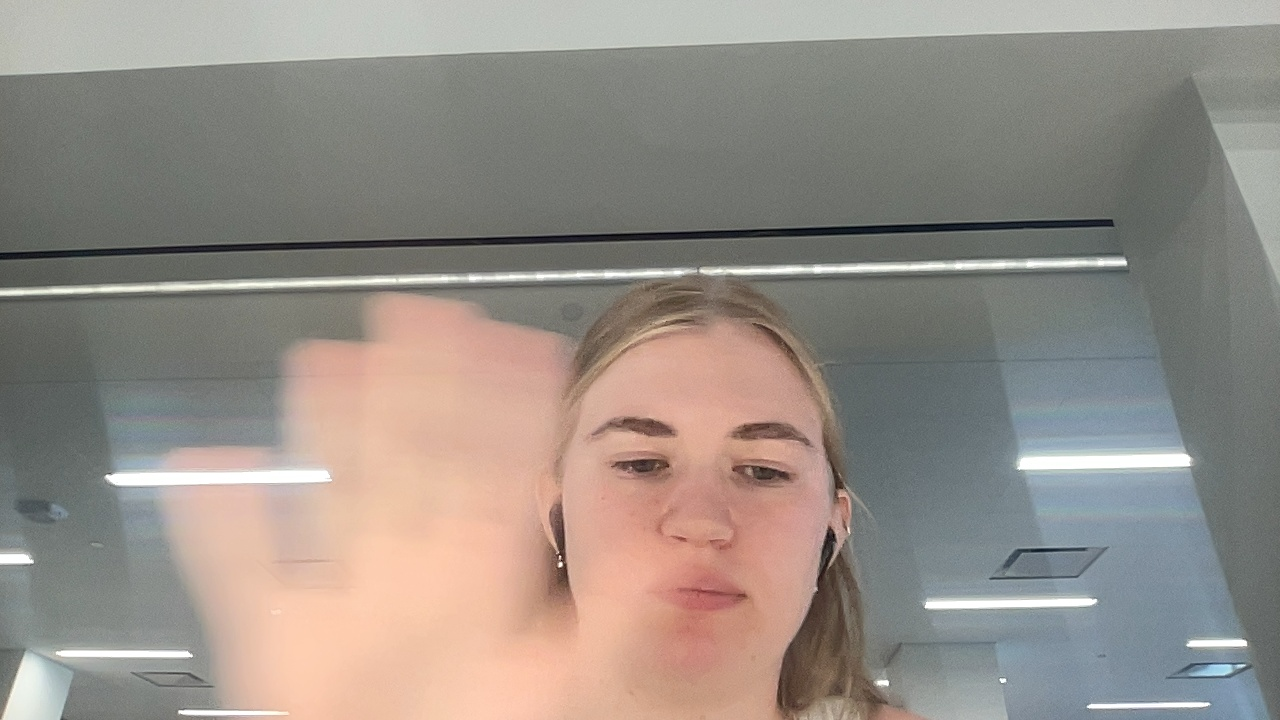
#> input picture chap_2/photos/time_lapse/image-1.jpg, 1280 x 720 px, given in place of the camera
$ python stop_go.py
#> lines starting #> are read from the running program, lines starting #| are printed output that depends on the picture; after the words box and inside, x2 and y2 are one past the last pixel; in counts of white or black regions, pixels touching at a corner belong together
import cv2
import logging
import sys
import numpy as np

trans = 0.4

# create go and stop layers
# [21 lines left out: functions stoplayer, golayer, not called in this run]

cam = cam = cv2.VideoCapture(0, cv2.CAP_AVFOUNDATION)
ret, frame = cam.read()
#> frame is the input picture: shape (720, 1280, 3); mean B, G, R 135, 142.1, 150.2
if not ret:
    logging.error(" Issue with camera")
    sys.exit()

h, w = frame.shape[:2]
screensize = h * w
divsor = 5
threshold = 230
min_blob = .007 * screensize
max_blob = .10 * screensize

while True:
    ret, frame = cam.read()
    if not ret:
        logging.error(" Issue with camera")
        break
    frame = cv2.flip(frame, 1)
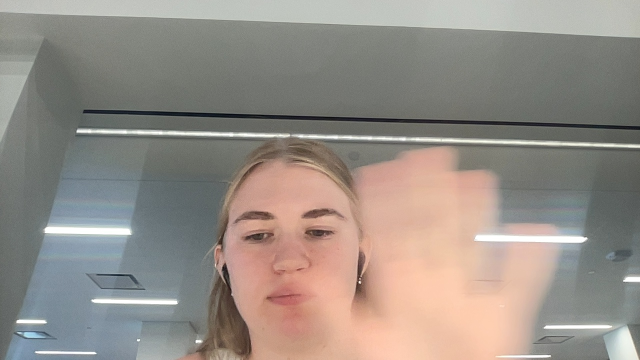
#> frame: shape (720, 1280, 3) (shown at 1/2 size); mean B, G, R 135, 142.1, 150.2

    # convert to binary
    gray_frame = cv2.cvtColor(frame, cv2.COLOR_BGR2GRAY)
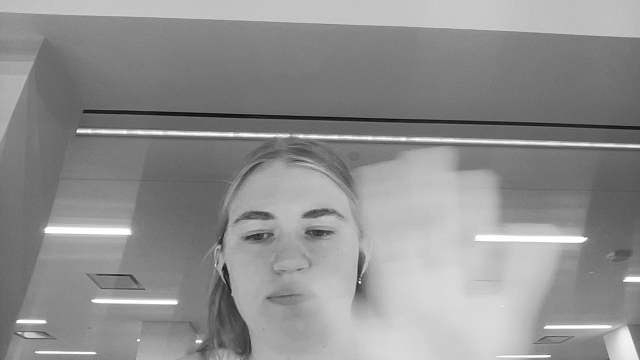
#> gray_frame: shape (720, 1280) (shown at 1/2 size); min 0, max 255, mean 143.7
    _, binary_frame = cv2.threshold(gray_frame, 220, 255, cv2.THRESH_BINARY)
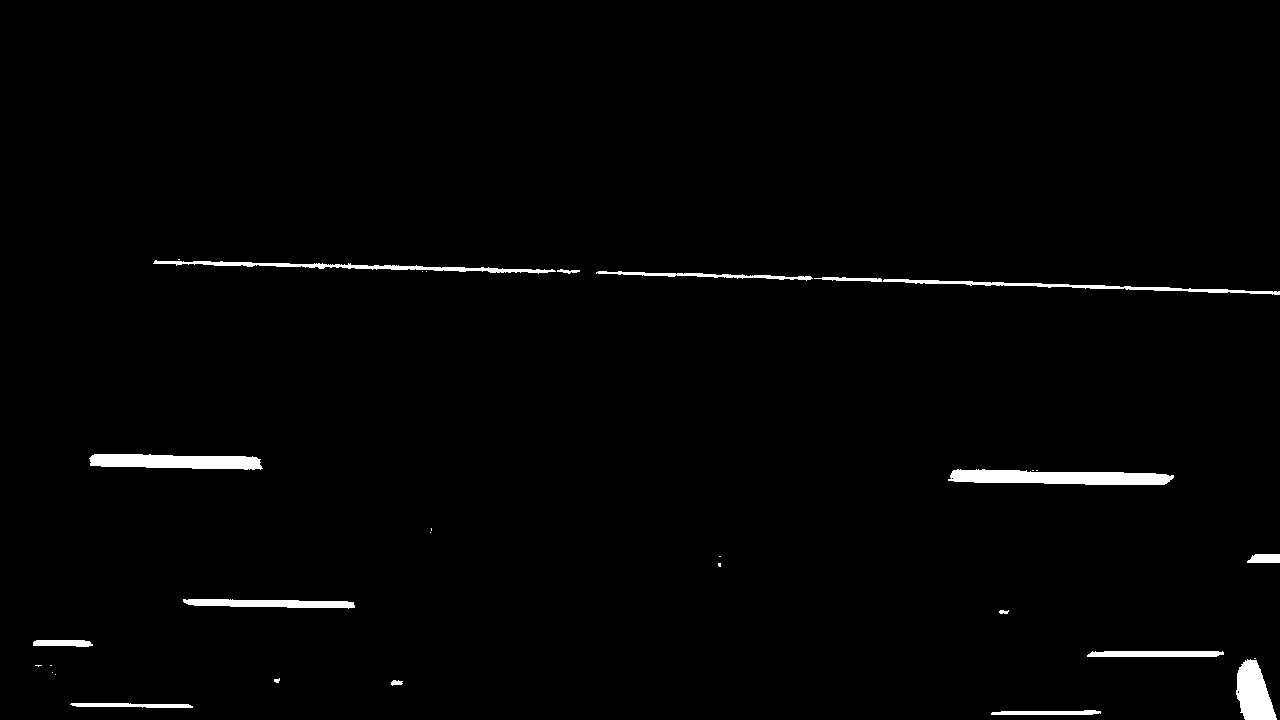
#> binary_frame: shape (720, 1280); 1.5% white; 31 white regions (14 under 20 px)

    # find blobs
    contours, _ = cv2.findContours(binary_frame, cv2.RETR_EXTERNAL, cv2.CHAIN_APPROX_SIMPLE)
#> contours = 31 contours, 16 with area under 20; largest, box (x1, y1, x2, y2) and area: (948, 469, 1174, 485) 2464, (89, 454, 263, 470) 1992, (1236, 659, 1277, 720) 1596, (153, 260, 556, 274) 1034, (183, 599, 355, 609) 1011

    blobs = [
        c for c in contours
        if min_blob <= cv2.contourArea(c) <= max_blob
    ]
#> blobs = []

    for b in blobs:
        mask = np.zeros(frame.shape[:2], dtype=np.uint8)
        cv2.fillPoly(mask, [b], 255)

        mean_bgr = cv2.mean(frame, mask=mask)[:3]
        avg_color = sum(mean_bgr)/3

        if avg_color >= threshold:
            draw_frame = stoplayer(frame, h, w)
        else:
            draw_frame = golayer(frame, h, w)
#> this loop made 0 passes
            #draw_frame = cv2.drawContours(draw_frame, blobs, -1, (0, 255, 0), 2)

#> (the run stopped early here; a loop or call above may not have finished)

$ run again, on chap_2/photos/time_lapse/image-10.jpg
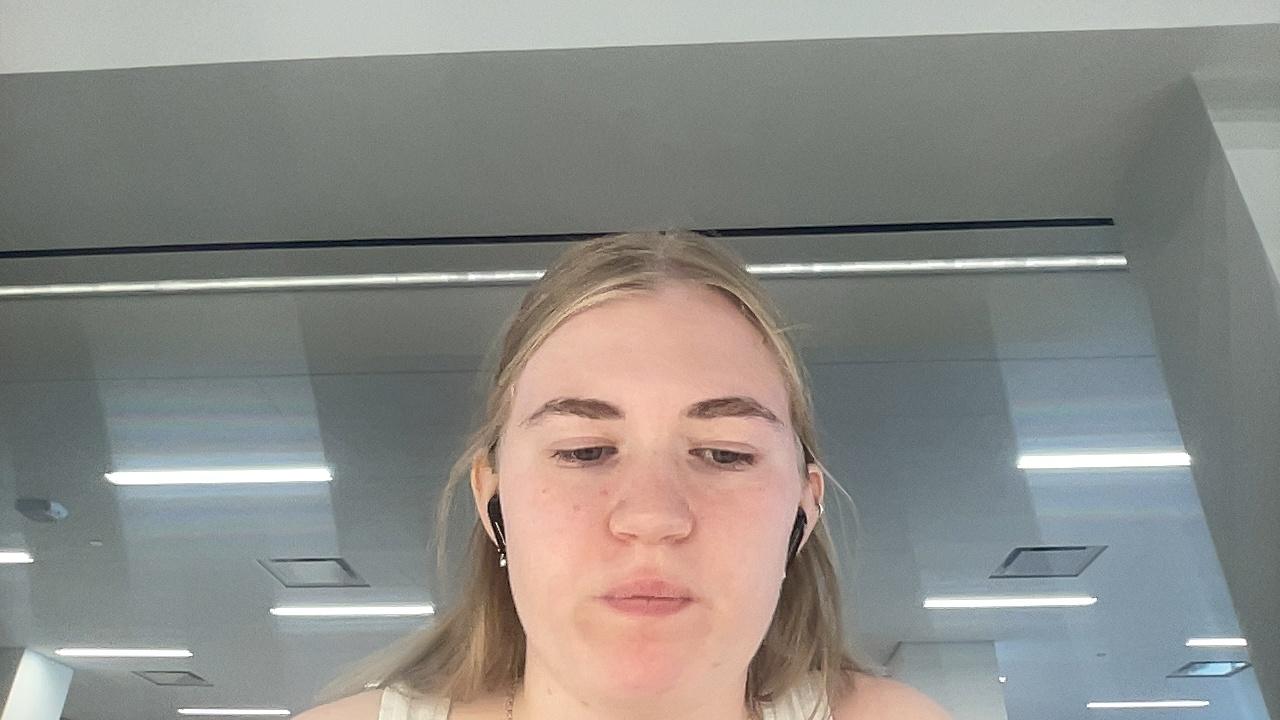
#> input picture chap_2/photos/time_lapse/image-10.jpg, 1280 x 720 px, given in place of the camera
#> frame is the input picture: shape (720, 1280, 3); mean B, G, R 135, 139.4, 140.1
#> `gray_frame = cv2.cvtColor(frame, cv2.COLOR_BGR2GRAY)`:
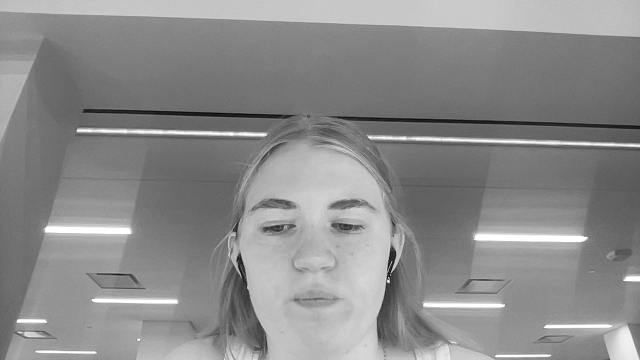
#> gray_frame: shape (720, 1280) (shown at 1/2 size); min 0, max 255, mean 139.2
#> `_, binary_frame = cv2.threshold(gray_frame, 220, 255, cv2.THRESH_BINARY)`:
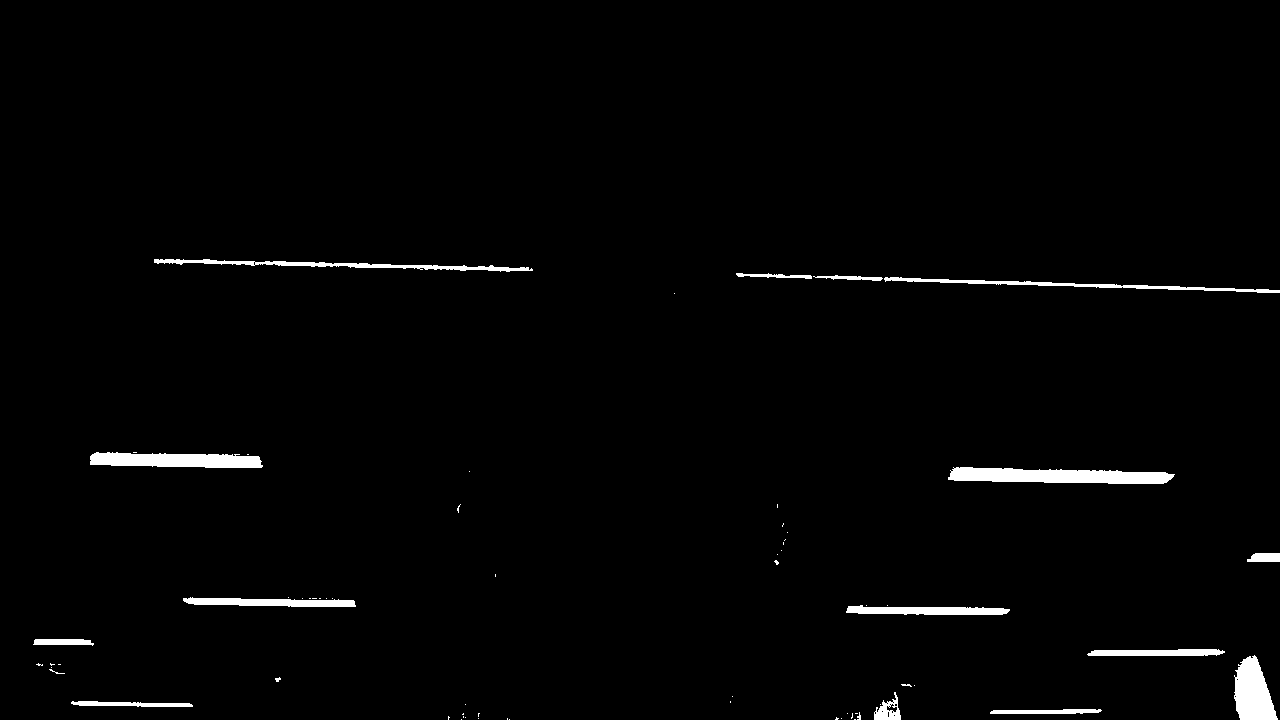
#> binary_frame: shape (720, 1280); 1.7% white; 66 white regions (50 under 20 px)
#> contours = 66 contours, 51 with area under 20; largest, box (x1, y1, x2, y2) and area: (948, 467, 1175, 484) 2586, (90, 452, 263, 468) 1995, (1234, 655, 1278, 720) 1842, (154, 259, 533, 272) 1054, (846, 605, 1010, 615) 1019
#> blobs = []

$ run again, on chap_2/photos/time_lapse/image-2.jpg
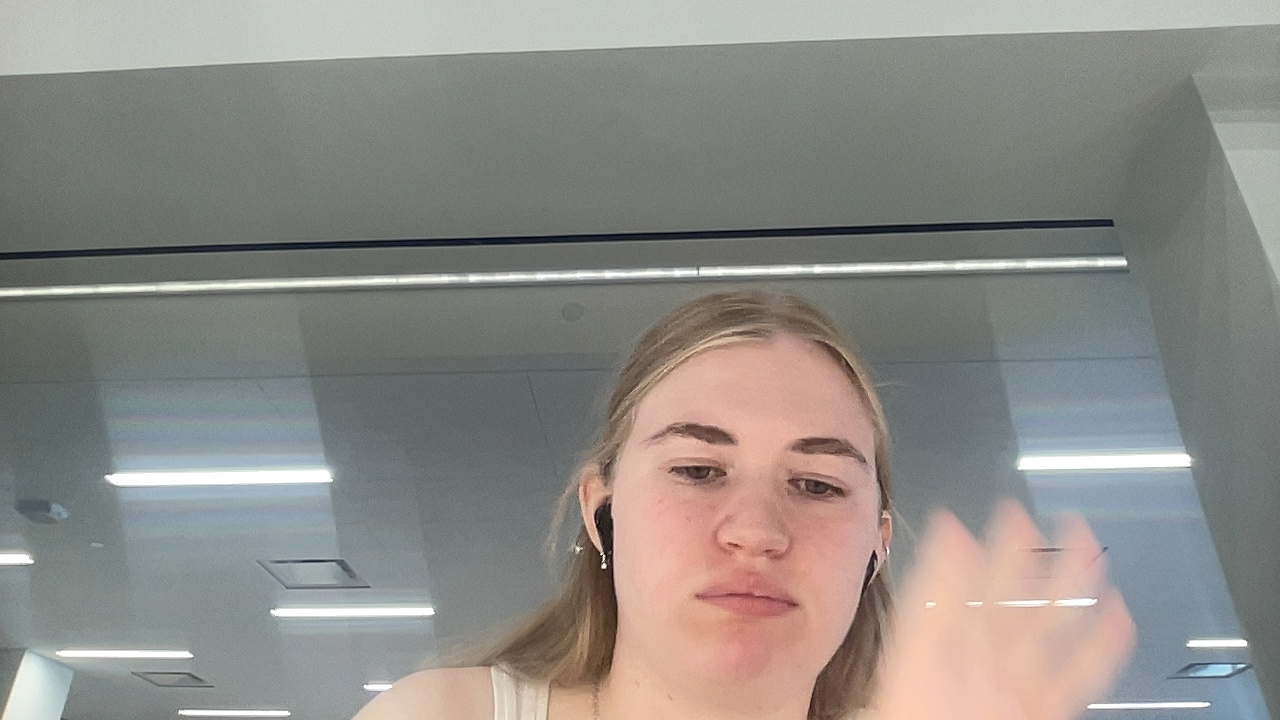
#> input picture chap_2/photos/time_lapse/image-2.jpg, 1280 x 720 px, given in place of the camera
#> frame is the input picture: shape (720, 1280, 3); mean B, G, R 134.7, 139.2, 142
#> `gray_frame = cv2.cvtColor(frame, cv2.COLOR_BGR2GRAY)`:
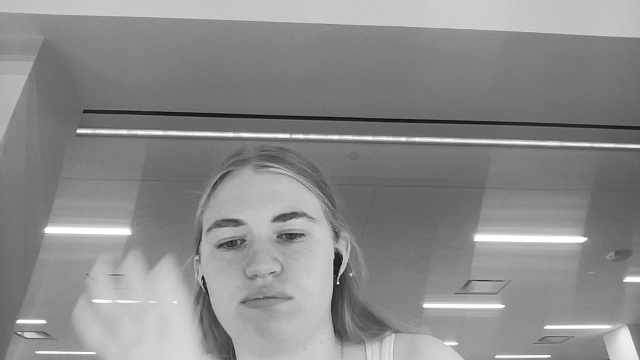
#> gray_frame: shape (720, 1280) (shown at 1/2 size); min 1, max 255, mean 139.5
#> `_, binary_frame = cv2.threshold(gray_frame, 220, 255, cv2.THRESH_BINARY)`:
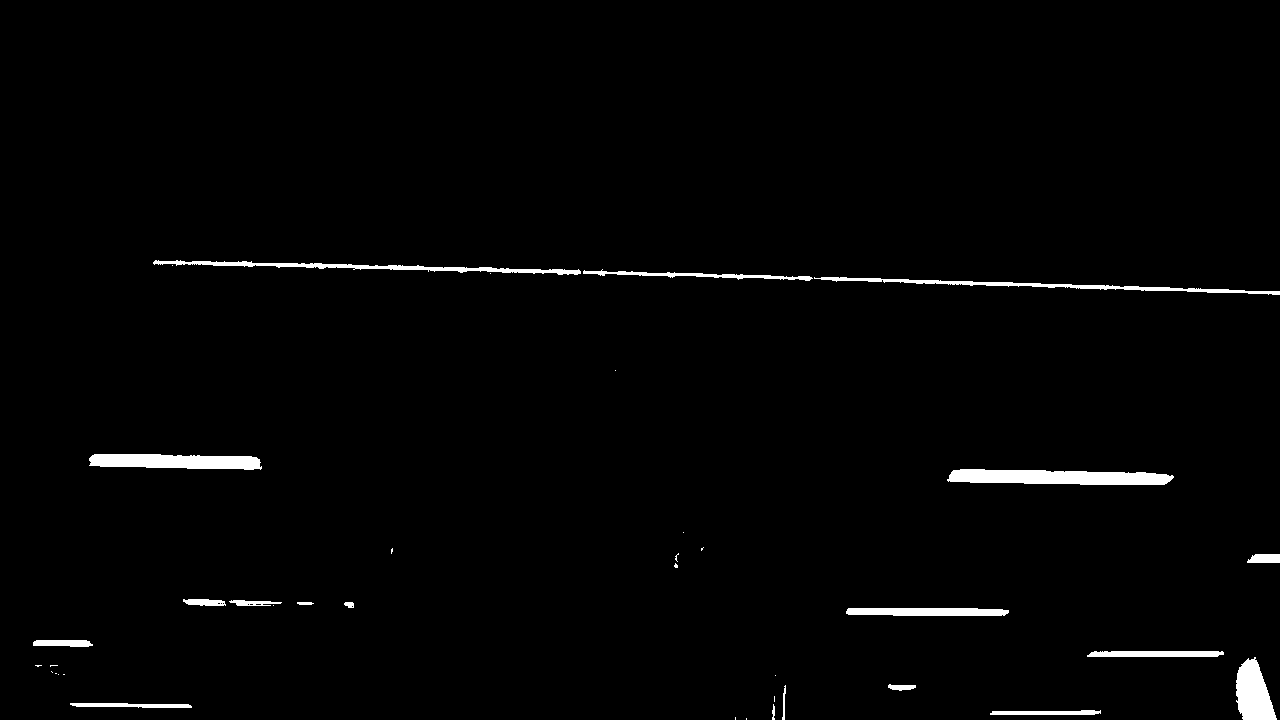
#> binary_frame: shape (720, 1280); 1.7% white; 38 white regions (19 under 20 px)
#> contours = 38 contours, 20 with area under 20; largest, box (x1, y1, x2, y2) and area: (947, 469, 1174, 485) 2618, (89, 454, 262, 470) 2032, (1236, 657, 1277, 720) 1648, (153, 260, 581, 275) 1254, (814, 277, 1280, 295) 1151
#> blobs = []
